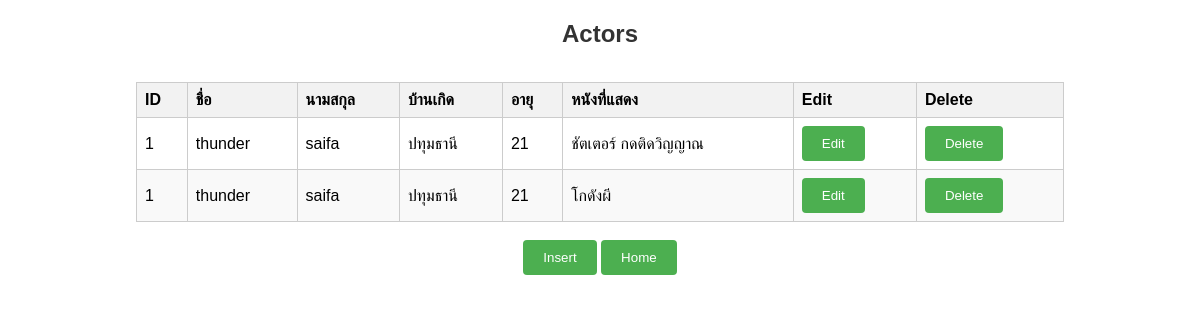
Page /actormenu.php on the committed database.
### tables this page shows
CREATE TABLE `actor` (
  `aid` varchar(3) NOT NULL,
  `aname` varchar(20) NOT NULL,
  `alastname` varchar(30) NOT NULL,
  `aaddress` varchar(50) NOT NULL,
  `aage` int(10) NOT NULL
);

CREATE TABLE `product` (
  `pid` varchar(3) NOT NULL,
  `pname` varchar(20) NOT NULL,
  `pdetail` varchar(400) NOT NULL,
  `ptime` time NOT NULL,
  `pdate` date NOT NULL
);

### actormenu.php (the view, shortened to what this page needs)
<!DOCTYPE html>
<html lang="en">
<head>
    <link rel="stylesheet" href="style.css">
</head>
<body>
<?php
    require 'conn.php';
    $sql = "SELECT a.*, p.pname FROM actor a
            LEFT JOIN actor_product ap ON a.aid = ap.aid
            LEFT JOIN product p ON ap.pid = p.pid";
    $result = $conn->query($sql);
?>
<h1>Actors</h1><br>
<table>
    <thead>
        <tr>
            <th>ID</th>
            <th>ชื่อ</th>
            <th>นามสกุล</th>
            <th>บ้านเกิด</th>
            <th>อายุ</th>
            <th>หนังที่แสดง</th>
            <th>Edit</th>
            <th>Delete</th>
        </tr>
    </thead>
    <tbody>
        <?php
            if ($result->num_rows > 0) {
                while ($row = $result->fetch_assoc()) {
                    echo "<tr><td>"
                        . $row["aid"] . "</td>"
                        . "<td>" . $row["aname"] . "</td>"
                        . "<td>" . $row["alastname"] . "</td>"
                        . "<td>" . $row["aaddress"] . "</td>"
                        . "<td>" . $row["aage"] . "</td>"
                        . "<td>" . ($row["pname"] ? $row["pname"] : 'ไม่มีหนังที่แสดง') . "</td>"
                        . "<td><a href='editact.php?aid=" . $row["aid"] . "'><button>Edit</button></a></td>"
                        . "<td><a href='actdelete.php?aid=" . $row["aid"] . "' onclick=\"return confirm('Are you sure you want to delete this actor?');\"><button>Delete</button></a></td>";
                    echo "</tr>";
                }
            } else {
                echo "<tr><td colspan='8'>0 results</td></tr>";
            }
        ?>
    </tbody>
</table>
<br>
<a href='insertact.php'><button>Insert</button></a>
<a href='home.php'><button>Home</button></a>
</body>
</html>

### style.css (style rules this page uses)
body { font-family: Arial, sans-serif; text-align: center; margin: 20px; }
h1 { color: #333; font-size: 24px; }
table { border-collapse: collapse; width: 80%; margin: 0 auto; }
th, td { border: 1px solid #ccc; padding: 8px; text-align: left; }
th { background-color: #f2f2f2; }
tr:nth-child(even) { background-color: #f9f9f9; }
button { padding: 10px 20px; background-color: #4CAF50; color: white; border: none; border-radius: 4px; cursor: pointer; }

### rows in the picture
actor: aid "1", aname "thunder", alastname "saifa", aaddress "ปทุมธานี", aage "21", product.pname "ชัตเตอร์ กดติดวิญญาณ", product.pname "โกดังผี"
